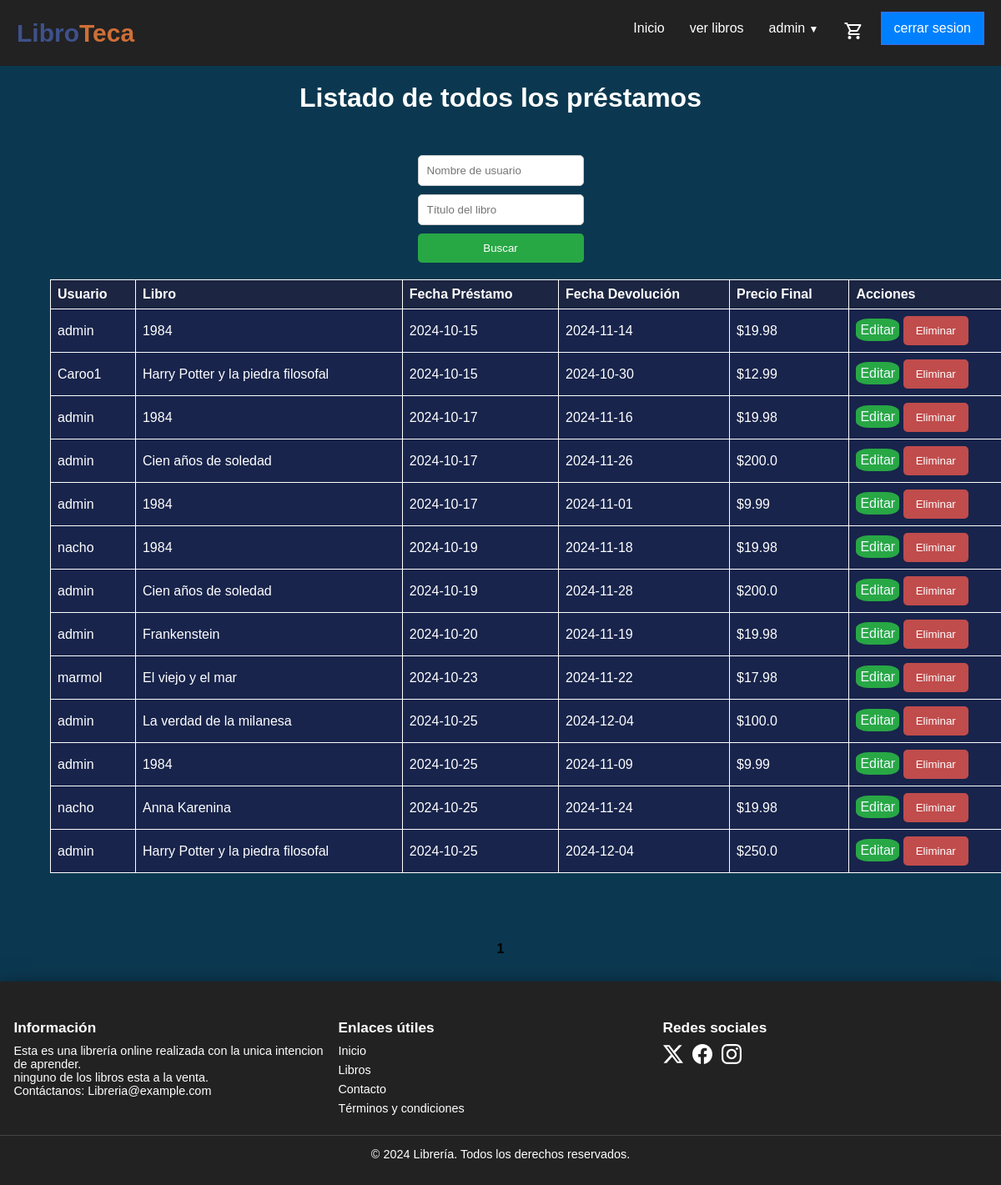
Before: /todos-los-prestamos (signed in) with the older database file.
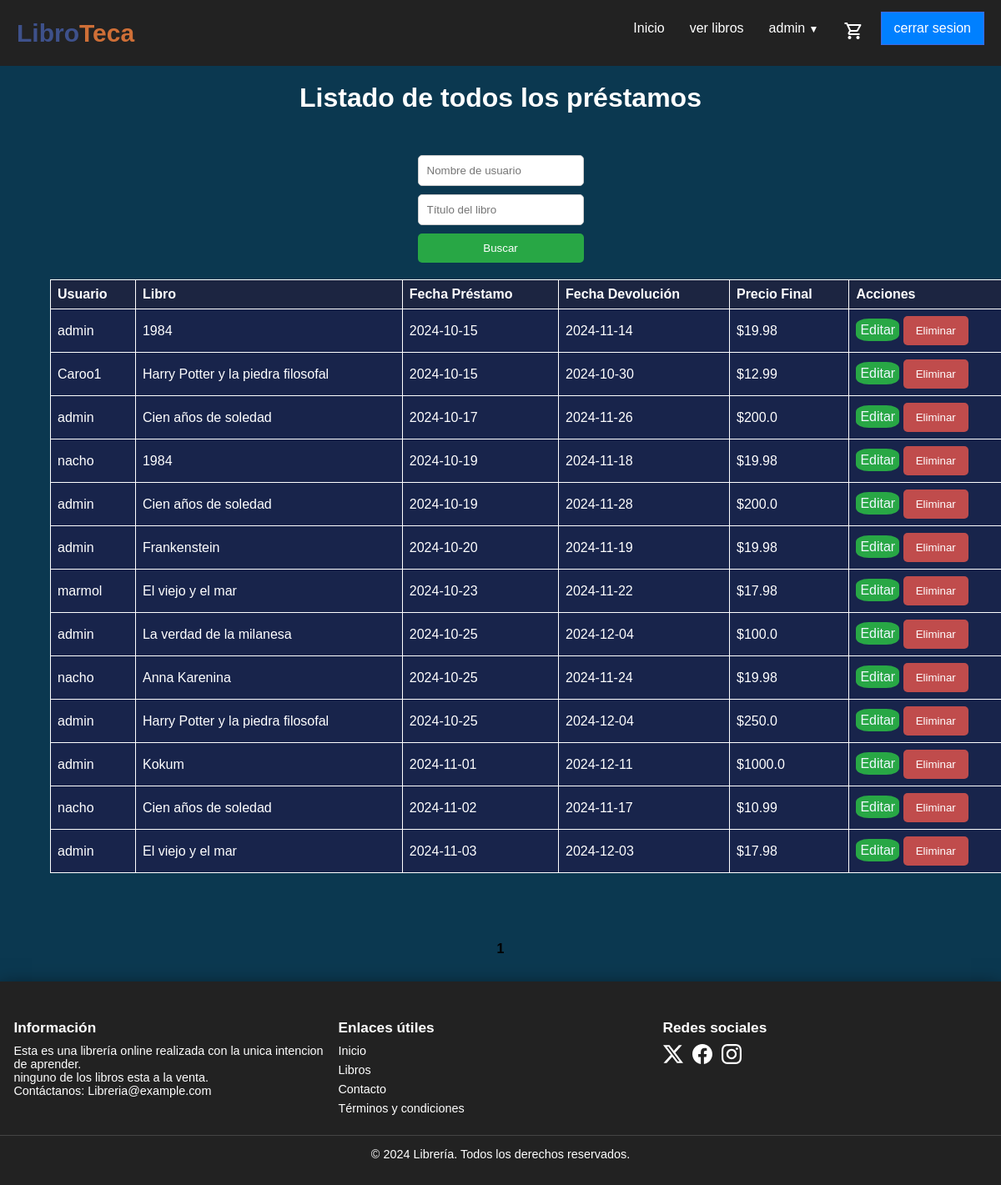
After: the same page with the newer database file.
### models/controladordatabase.py (models this page shows, shortened)
class Prestamo(db.Model):
    __tablename__ = 'Prestamo'
    id = db.Column(db.Integer, primary_key=True)
    id_libro = db.Column(db.Integer, db.ForeignKey('Libros.id'), nullable=False)
    id_usuario = db.Column(db.Integer, db.ForeignKey('Usuario.id'), nullable=False)
    fecha_prestamo = db.Column(db.Text, nullable=False, default=date.today)
    fecha_devolucion = db.Column(db.Text, nullable=True)
    precio_final = db.Column(db.Float, nullable=False)

class Usuario(db.Model):
    __tablename__ = 'Usuario'
    id = db.Column(db.Integer, primary_key=True)
    nombre = db.Column(db.String(100), nullable=False)
    correo = db.Column(db.String(100), unique=True, nullable=True)
    contrasena = db.Column(db.String(100), nullable=False)
    tel_cel = db.Column(db.String(20), nullable=True, default='12345678')
    rol = db.Column(db.Enum('admin', 'comun'), nullable=True, default='comun')
    prestamos = db.relationship('Prestamo', backref='usuario', lazy=True)

class Libros(db.Model):
    __tablename__ = 'Libros'
    id = db.Column(db.Integer, primary_key=True)
    titulo = db.Column(db.String(100), nullable=False)
    descripcion = db.Column(db.Text, nullable=True)
    fecha_emision = db.Column(db.Text, nullable=False, default=date.today)
    stock = db.Column(db.Integer, nullable=False)
    precio = db.Column(db.Float, nullable=False)
    precio_alquiler = db.Column(db.Float, nullable=True)
    img = db.Column(db.String(200), nullable=True, default="sinimagen.jpg")
    id_autor = db.Column(db.Integer, db.ForeignKey('Autores.id'), nullable=False)
    id_genero = db.Column(db.Integer, db.ForeignKey('Generos.id'), nullable=False)
    id_editorial = db.Column(db.Integer, db.ForeignKey('Editorial.id'), nullable=True)
    isbn = db.Column(db.String(13), unique=True, nullable=True)
    idioma = db.Column(db.String(50), nullable=True)
    edicion = db.Column(db.String(50), nullable=True)
    paginas = db.Column(db.Integer, nullable=True)
    fecha_publicacion = db.Column(db.Text, nullable=True,  default=date.today)
    formato = db.Column(db.Enum('Tapa dura', 'Tapa blanda', 'eBook', 'Audiolibro', 'Otro'), nullable=True)
    calificacion_promedio = db.Column(db.Float, nullable=True, default=0.0)
    prestamos = db.relationship('Prestamo', backref='libro', lazy=True)
    comentarios = db.relationship('Comentario', backref='libro', lazy=True)

### routes/prestamo.py (the view)
@prestamos.route('/todos-los-prestamos')
@admin_required
def ver_todos_prestamos():
    page = request.args.get('page', 1, type=int)
    per_page = 20
    nombre_usuario = request.args.get('usuario', '', type=str)
    titulo_libro = request.args.get('titulo_libro', '', type=str)
    query = db.session.query(Prestamo, Libros, Usuario).join(Libros, Prestamo.id_libro == Libros.id).join(Usuario, Prestamo.id_usuario == Usuario.id)
    if nombre_usuario:
        query = query.filter(Usuario.nombre.ilike(f"%{nombre_usuario}%"))
    if titulo_libro:
        query = query.filter(Libros.titulo.ilike(f"%{titulo_libro}%"))
    pagination = query.paginate(page=page, per_page=per_page)
    return render_template('prestamos/todos.html', prestamos=pagination.items, pagination=pagination)

### routes/login.py (called while the page is built)
def admin_required(f):
    @wraps(f)
    def decorated_function(*args, **kwargs):
        if "nombre" not in session:
            flash("Acceso denegado: Debes iniciar sesión.")
            return redirect(url_for('user.index_login'))
        if session.get('rol') != 'admin':
            flash("Acceso denegado: Se requiere rol de administrador.")
            return redirect(url_for('libros.bienvenida'))
        return f(*args, **kwargs)
    return decorated_function

### templates/prestamos/todos.html (shortened to what this page needs)
{% extends 'layout.html' %}
{% block content %}
<body>
    <h1>Listado de todos los préstamos</h1>
    <form method="GET" action="{{ url_for('prestamos.ver_todos_prestamos') }}">
        <input type="text" name="usuario" placeholder="Nombre de usuario" value="{{ request.args.get('usuario', '') }}">
        <input type="text" name="titulo_libro" placeholder="Título del libro" value="{{ request.args.get('titulo_libro', '') }}">
        <button type="submit">Buscar</button>
    </form>
    <table border="1">
        <thead>
            <tr>
                <th>Usuario</th>
                <th>Libro</th>
                <th>Fecha Préstamo</th>
                <th>Fecha Devolución</th>
                <th>Precio Final</th>
                <th>Acciones</th>
            </tr>
        </thead>
        <tbody>
            {% for prestamo, libro, usuario in prestamos %}
                <tr>
                    <td data-label="Usuario">{{ usuario.nombre }}</td>
                    <td data-label="Libro">{{ libro.titulo }}</td>
                    <td data-label="Fecha Préstamo">{{ prestamo.fecha_prestamo }}</td>
                    <td data-label="Fecha Devolución">{{ prestamo.fecha_devolucion }}</td>
                    <td data-label="Precio Final">${{ prestamo.precio_final }}</td>
                    <td>
                        <a class="linkedit" style="color: aliceblue; background-color: #28a745; border-radius: 30%; padding: 5px;" href="{{ url_for('prestamos.editar_prestamo', id=prestamo.id) }}">Editar</a>
                        <form method="POST" action="{{ url_for('prestamos.eliminar_prestamo', id=prestamo.id) }}" style="display:inline;">
                            <button type="submit" style="background-color: rgb(192, 76, 76);">Eliminar</button>
                        </form>
                    </td>
                </tr>
            {% endfor %}
        </tbody>
    </table>
    <ul class="pagination">
        {% for page_num in pagination.iter_pages(left_edge=1, right_edge=1, left_current=2, right_current=2) %}
            {% if page_num %}
                {% if page_num == pagination.page %}
                    <li class="active"><strong>{{ page_num }}</strong></li>
                {% else %}
                    <li><a href="{{ url_for('prestamos.ver_todos_prestamos', page=page_num) }}">{{ page_num }}</a></li>
                {% endif %}
            {% else %}
                <li class="li">…</li>
            {% endif %}
        {% endfor %}
    </ul>
    </main>
{% endblock %}

### templates/layout.html (shortened to what this page needs)
<!DOCTYPE html>
<html lang="es">
<head>
    <link rel="stylesheet" href="{{ url_for('static', filename='css/tabla.css' ) }}">
    <link rel="stylesheet" href="{{ url_for('static', filename='css/navbar.css' ) }}">
    <link rel="stylesheet" href="{{ url_for('static', filename='css/login.css' ) }}">
    <link rel="stylesheet" href="{{ url_for('static', filename='css/detalles.css' ) }}">
    <link rel="stylesheet" href="{{ url_for('static', filename='css/paginacion.css' ) }}">
    <link rel="stylesheet" href="{{ url_for('static', filename='css/cards.css' ) }}">
    <link rel="stylesheet" href="{{ url_for('static', filename='css/carousel.css' ) }}">
    <link rel="stylesheet" href="{{ url_for('static', filename='css/filtro.css' ) }}">
    <link rel="stylesheet" href="{{ url_for('static', filename='css/footer.css' ) }}">
</head>
<body>
<nav>
  <ul class="menu">
    <li class="logo"><a href="{{url_for('libros.bienvenida')}}"><strong style="color: #3e518b; font-size: 30px;">Libro</strong><strong style="color: #cf6f37; font-size: 30px;">Teca</strong></a></li>
    <li class="item"><a href="{{url_for('libros.bienvenida')}}">Inicio</a></li>
    <li class="item"><a href="{{url_for('libros.libross')}}">ver libros</a></li>
    <li class="item has-submenu">
      {% if session.get('rol') == 'admin' %}
      <a style="overflow: hidden;" tabindex="-1" >admin <i class="fas fa-bars">▼</i></a>
      {% endif %}
    </li>
    {% if "nombre" in session %}
    <li class="item"><a href="{{url_for('prestamos.listar_prestamos')}}"><span class="material-symbols-outlined">
      </span></a></li>
    {% endif %}
    {% if "nombre" in session %}
    <li class="item button"><a href="{{url_for('user.logout')}}" onclick="return confirm('¿Estás seguro de que deseas cerrar sesion?');">cerrar sesion</a>
    {% endif %}
    </li>
  </ul>
</nav>
<main id="main">
    {% block content %}
    {% endblock %}
    <footer class="footer">
      <div class="footer-container">
          <div class="footer-section">
              <h4>Información</h4>
              <p>Esta es una librería online realizada con la unica intencion de aprender. <br> ninguno de los libros esta a la venta.</p>
              <p>Contáctanos: Libreria@example.com</p>
          </div>
          <div class="footer-section">
              <h4>Enlaces útiles</h4>
              <ul>
                  <li><a href="{{url_for('libros.bienvenida')}}">Inicio</a></li>
                  <li><a href="{{url_for('libros.libross')}}">Libros</a></li>
                  <li><a href="https://i.pinimg.com/564x/1c/7e/a8/1c7ea8a874fedb708bdf6116cd661ebe.jpg" target="_blank">Contacto</a></li>
                  <li><a href="{{url_for('libros.condiciones')}}" target="_blank">Términos y condiciones</a></li>
              </ul>
          </div>
          <div class="footer-section">
              <h4>Redes sociales</h4>
              <div class="social-icons">
                  <a href="https://i.pinimg.com/564x/25/bb/2a/25bb2a2c9c4f99cc3a23345d411c2766.jpg" target="_blank"><img src="{{ url_for('static', filename='imagen/twitter-alt.svg') }}" alt="Facebook"></a>
                  <a href="https://i.pinimg.com/564x/f7/21/d6/f721d64137a79d524ad8b5a5de788185.jpg" target="_blank"><img src="{{ url_for('static', filename='imagen/facebook.svg') }}" alt="Twitter"></a>
                  <a href="https://www.instagram.com/piquetnacho/" target="_blank"><img src="{{ url_for('static', filename='imagen/Instagram.svg') }}" alt="Instagram"></a>
              </div>
          </div>
      </div>
      <div class="footer-bottom">
          <p>&copy; 2024 Librería. Todos los derechos reservados.</p>
      </div>
  </footer>
</body>
</html>

### static/css/tabla.css (style rules this page uses)
table { margin: 0 0 0 5em; width: 100%; border-collapse: collapse; }
th, td { border: 1px solid #ffffff; padding: 8px; text-align: left; color: #ffffff; background-color: #18244b; }
th { background-color: var(--color-azul-marino); }
h1 { font-size: 2rem; color: #fff; }
.pagination { display: flex; justify-content: center; margin-top: 2rem; gap: 0.5rem; }

### static/css/navbar.css (style rules this page uses)
* { box-sizing: border-box; padding: 0; margin: 0; }
#main { background-color: rgb(54, 54, 54); min-height: 100vh; }
body { font-family: sans-serif; font-size: 16px; }
nav { background: #222; padding: 0 15px; }
a { color: white; text-decoration: none; }
.menu, .submenu { list-style-type: none; }
.logo { font-size: 20px; padding: 7.5px 10px 7.5px 0; }
.item { padding: 10px; }
.item.button { padding: 9px 5px; }
.menu { display: flex; flex-wrap: wrap; justify-content: space-between; align-items: center; }
.menu li a { display: block; padding: 15px 5px; cursor: pointer; }
.item.button { order: 2; }
.item { order: 3; width: 100%; text-align: center; display: none; }
.has-submenu i { font-size: 12px; }
.has-submenu > a::after { font-family: "Font Awesome 5 Free"; font-size: 12px; line-height: 16px; font-weight: 900; color: white; padding-left: 5px; }
@media all and (min-width: 700px) { .menu { justify-content: center; } }
@media all and (min-width: 700px) { .logo { flex: 1; } }
@media all and (min-width: 700px) { .item.button { width: auto; order: 1; display: block; } }
@media all and (min-width: 700px) { .menu li.button a { padding: 10px 15px; margin: 5px 0; } }
@media all and (min-width: 700px) { .button a { background: #0080ff; border: 1px royalblue solid; } }
@media all and (min-width: 960px) { .menu { align-items: flex-start; flex-wrap: nowrap; background: none; } }
@media all and (min-width: 960px) { .logo { order: 0; } }
@media all and (min-width: 960px) { .item { order: 1; position: relative; display: block; width: auto; } }
@media all and (min-width: 960px) { .button { order: 2; } }

### static/css/login.css (style rules this page uses)
:root { --color-azul: #0b3850; --color-azul-marino: #1C2541; --color-gris-claro: #E0E0E0; --color-blanco: #FFFFFF; --color-gris-oscuro: #333333; --color-naranja: #F4A261; --color-naranja-oscuro: #cf6f37; --primary: 237, 94%, 81%; --background: 266, 16%, 92%; --background-secondary: 256, 12%, 12%; --background-secondary-dark: 256, 10%, 10%; --background-secondary-light: 257, 11%, 16%; --text-primary: 0, 0%, 0%; --black: 0, 0%, 0%; --white: 0, 0%, 100%; --quite-gray: 0, 0%, 50%; --grooble: 10, 28%, 93%; --heading-large: 5.6rem; --heading-medium: 3.6rem; --heading-small: 2.4rem; --paragraph: 1.11rem; --navbar-buttons: 2.4rem; --transition-main: .175, .685, .32; --font-main: "Poppins"; }

### static/css/detalles.css (style rules this page uses)
a { user-select: none; outline: none; }
body { background-color: var(--color-azul); }
main#main { display: flex; flex-direction: column; align-items: center; padding: 20px; gap: 20px; max-width: 1350px; margin: 0 auto; background-color: var(--color-azul); }
main#main h1 { font-size: 2em; margin-bottom: 10px; color: #ffffff; text-align: center; }

### static/css/paginacion.css (style rules this page uses)
.pagination { display: flex; justify-content: center; padding: 10px 0; list-style: none; }
.pagination li { margin: 0 5px; }

### static/css/carousel.css (style rules this page uses)
form { margin-top: 20px; display: flex; flex-direction: column; gap: 10px; }
form input, form textarea { padding: 10px; border: 1px solid #ccc; border-radius: 5px; }
button { background-color: #28a745; color: white; padding: 10px 15px; border: none; border-radius: 5px; cursor: pointer; }

### static/css/footer.css (style rules this page uses)
.footer { background-color: #222; box-shadow: 0 0.5rem 1.5rem #000000be ; color: #fff; padding: 2em 0; font-size: 0.9em; width: 100%; }
.footer-container { display: flex; flex-wrap: wrap; justify-content: space-between; padding: 0 1em; margin: 2px; }
.footer-section { flex: 1; min-width: 200px; margin: 1em 0; }
.footer-section h4 { font-size: 1.2em; margin-bottom: 0.5em; }
.footer-section ul { list-style-type: none; padding: 0; }
.footer-section ul li { margin: 0.5em 0; }
.footer-section ul li a { color: #fff; text-decoration: none; }
.social-icons a { display: inline-block; margin-right: 0.5em; }
.social-icons img { width: 24px; height: 24px; }
.footer-bottom { text-align: center; padding-top: 1em; border-top: 1px solid #444; }
.footer-bottom p { margin: 0px 15px; }

Changed rows visible on the page:
removed Prestamo: nombre "admin", titulo "1984", fecha_prestamo "2024-10-17", fecha_devolucion "2024-11-16", precio_final "19.98"
removed Prestamo: nombre "admin", titulo "1984", fecha_prestamo "2024-10-17", fecha_devolucion "2024-11-01", precio_final "9.99"
removed Prestamo: nombre "admin", titulo "1984", fecha_prestamo "2024-10-25", fecha_devolucion "2024-11-09", precio_final "9.99"
added Prestamo: nombre "admin", titulo "Kokum", fecha_prestamo "2024-11-01", fecha_devolucion "2024-12-11", precio_final "1000.0"
added Prestamo: nombre "nacho", titulo "Cien años de soledad", fecha_prestamo "2024-11-02", fecha_devolucion "2024-11-17", precio_final "10.99"
added Prestamo: nombre "admin", titulo "El viejo y el mar", fecha_prestamo "2024-11-03", fecha_devolucion "2024-12-03", precio_final "17.98"
